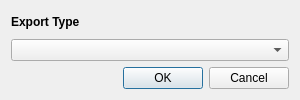
<?xml version="1.0" encoding="UTF-8"?>
<ui version="4.0">
 <class>Dialog</class>
 <widget class="QDialog" name="Dialog">
  <property name="geometry">
   <rect>
    <x>0</x>
    <y>0</y>
    <width>300</width>
    <height>100</height>
   </rect>
  </property>
  <property name="windowTitle">
   <string>Export</string>
  </property>
  <layout class="QVBoxLayout" name="verticalLayout">
   <item>
    <widget class="QLabel" name="label">
     <property name="font">
      <font>
       <weight>75</weight>
       <bold>true</bold>
      </font>
     </property>
     <property name="text">
      <string>Export Type</string>
     </property>
    </widget>
   </item>
   <item>
    <widget class="QComboBox" name="types"/>
   </item>
   <item>
    <widget class="QDialogButtonBox" name="buttonBox">
     <property name="orientation">
      <enum>Qt::Horizontal</enum>
     </property>
     <property name="standardButtons">
      <set>QDialogButtonBox::Cancel|QDialogButtonBox::Ok</set>
     </property>
    </widget>
   </item>
  </layout>
 </widget>
 <resources/>
 <connections>
  <connection>
   <sender>buttonBox</sender>
   <signal>accepted()</signal>
   <receiver>Dialog</receiver>
   <slot>accept()</slot>
   <hints>
    <hint type="sourcelabel">
     <x>248</x>
     <y>254</y>
    </hint>
    <hint type="destinationlabel">
     <x>157</x>
     <y>274</y>
    </hint>
   </hints>
  </connection>
  <connection>
   <sender>buttonBox</sender>
   <signal>rejected()</signal>
   <receiver>Dialog</receiver>
   <slot>reject()</slot>
   <hints>
    <hint type="sourcelabel">
     <x>316</x>
     <y>260</y>
    </hint>
    <hint type="destinationlabel">
     <x>286</x>
     <y>274</y>
    </hint>
   </hints>
  </connection>
 </connections>
</ui>
